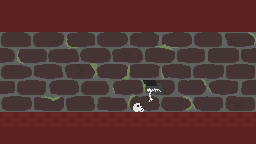

Rendered tile map (Tiled .tmx) drawn with the repository's tilesets; below, a short description and the full map source, tile grids included:
An orthogonal 16x9 tile map with 16x16 px tiles, 2 tile layers (bg, collision), 2 tilesets and 1 object (fire).

<map version="1.0" orientation="orthogonal" renderorder="right-down" width="16" height="9" tilewidth="16" tileheight="16" nextobjectid="3">
 <tileset firstgid="1" name="sewer" tilewidth="48" tileheight="16" tilecount="3" columns="0">
  <tile id="0">
   <image width="16" height="16" source="brick.png" />
  </tile>
  <tile id="1">
   <image width="16" height="16" source="brick-base.png" />
  </tile>
  <tile id="2">
   <image width="48" height="16" source="candle-sheet.png" />
  </tile>
 </tileset>
 <tileset firstgid="4" name="sewerbg" tilewidth="256" tileheight="112" tilecount="1" columns="1">
  <image source="sewerbg.png" trans="ff00ff" width="256" height="112" />
 </tileset>
 <layer name="bg" width="16" height="9">
  <data encoding="csv">
0,0,0,0,0,0,0,0,0,0,0,0,0,0,0,0,
0,0,0,0,0,0,0,0,0,0,0,0,0,0,0,0,
0,0,0,0,0,0,0,0,0,0,0,0,0,0,0,0,
0,0,0,0,0,0,0,0,0,0,0,0,0,0,0,0,
0,0,0,0,0,0,0,0,0,0,0,0,0,0,0,0,
0,0,0,0,0,0,0,0,0,0,0,0,0,0,0,0,
4,0,0,0,0,0,0,0,0,0,0,0,0,0,0,0,
0,0,0,0,0,0,0,0,0,0,0,0,0,0,0,0,
0,0,0,0,0,0,0,0,0,0,0,0,0,0,0,0
</data>
 </layer>
 <layer name="collision" width="16" height="9">
  <data encoding="csv">
2,2,2,2,2,2,2,2,2,2,2,2,2,2,2,2,
2,2,2,2,2,2,2,2,2,2,2,2,2,2,2,2,
0,0,0,0,0,0,0,0,0,0,0,0,0,0,0,0,
0,0,0,0,0,0,0,0,0,0,0,0,0,0,0,0,
0,0,0,0,0,0,0,0,0,0,0,0,0,0,0,0,
0,0,0,0,0,0,0,0,0,0,0,0,0,0,0,0,
0,0,0,0,0,0,0,0,0,0,0,0,0,0,0,0,
1,1,1,1,1,1,1,1,1,1,1,1,1,1,1,1,
2,2,2,2,2,2,2,2,2,2,2,2,2,2,2,2
</data>
 </layer>
 <objectgroup name="objects">
  <object id="1" name="fire" gid="3" x="144.159" y="112.03" width="48" height="16" />
 </objectgroup>
</map>